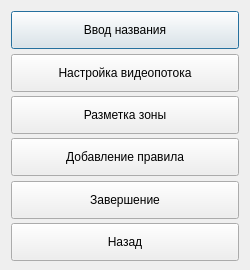
<?xml version="1.0" encoding="UTF-8"?>
<ui version="4.0">
 <class>ConfigurationMenu</class>
 <widget class="QDialog" name="ConfigurationMenu">
  <property name="geometry">
   <rect>
    <x>0</x>
    <y>0</y>
    <width>250</width>
    <height>270</height>
   </rect>
  </property>
  <property name="minimumSize">
   <size>
    <width>250</width>
    <height>270</height>
   </size>
  </property>
  <property name="maximumSize">
   <size>
    <width>250</width>
    <height>270</height>
   </size>
  </property>
  <property name="windowTitle">
   <string>Конфигурация</string>
  </property>
  <property name="modal">
   <bool>true</bool>
  </property>
  <layout class="QVBoxLayout" name="verticalLayout">
   <item>
    <widget class="QPushButton" name="btnSetName">
     <property name="minimumSize">
      <size>
       <width>0</width>
       <height>38</height>
      </size>
     </property>
     <property name="maximumSize">
      <size>
       <width>16777215</width>
       <height>38</height>
      </size>
     </property>
     <property name="text">
      <string>Ввод названия</string>
     </property>
    </widget>
   </item>
   <item>
    <widget class="QPushButton" name="btnSetSource">
     <property name="minimumSize">
      <size>
       <width>0</width>
       <height>38</height>
      </size>
     </property>
     <property name="maximumSize">
      <size>
       <width>16777215</width>
       <height>38</height>
      </size>
     </property>
     <property name="text">
      <string>Настройка видеопотока</string>
     </property>
    </widget>
   </item>
   <item>
    <widget class="QPushButton" name="btnSetZone">
     <property name="minimumSize">
      <size>
       <width>0</width>
       <height>38</height>
      </size>
     </property>
     <property name="maximumSize">
      <size>
       <width>16777215</width>
       <height>38</height>
      </size>
     </property>
     <property name="text">
      <string>Разметка зоны</string>
     </property>
    </widget>
   </item>
   <item>
    <widget class="QPushButton" name="btnSetRule">
     <property name="minimumSize">
      <size>
       <width>0</width>
       <height>38</height>
      </size>
     </property>
     <property name="maximumSize">
      <size>
       <width>16777215</width>
       <height>38</height>
      </size>
     </property>
     <property name="text">
      <string>Добавление правила</string>
     </property>
    </widget>
   </item>
   <item>
    <widget class="QPushButton" name="btnConfirm">
     <property name="minimumSize">
      <size>
       <width>0</width>
       <height>38</height>
      </size>
     </property>
     <property name="maximumSize">
      <size>
       <width>16777215</width>
       <height>38</height>
      </size>
     </property>
     <property name="text">
      <string>Завершение</string>
     </property>
    </widget>
   </item>
   <item>
    <widget class="QPushButton" name="btnBack">
     <property name="minimumSize">
      <size>
       <width>0</width>
       <height>38</height>
      </size>
     </property>
     <property name="maximumSize">
      <size>
       <width>16777215</width>
       <height>38</height>
      </size>
     </property>
     <property name="text">
      <string>Назад</string>
     </property>
    </widget>
   </item>
  </layout>
 </widget>
 <resources/>
 <connections/>
</ui>
